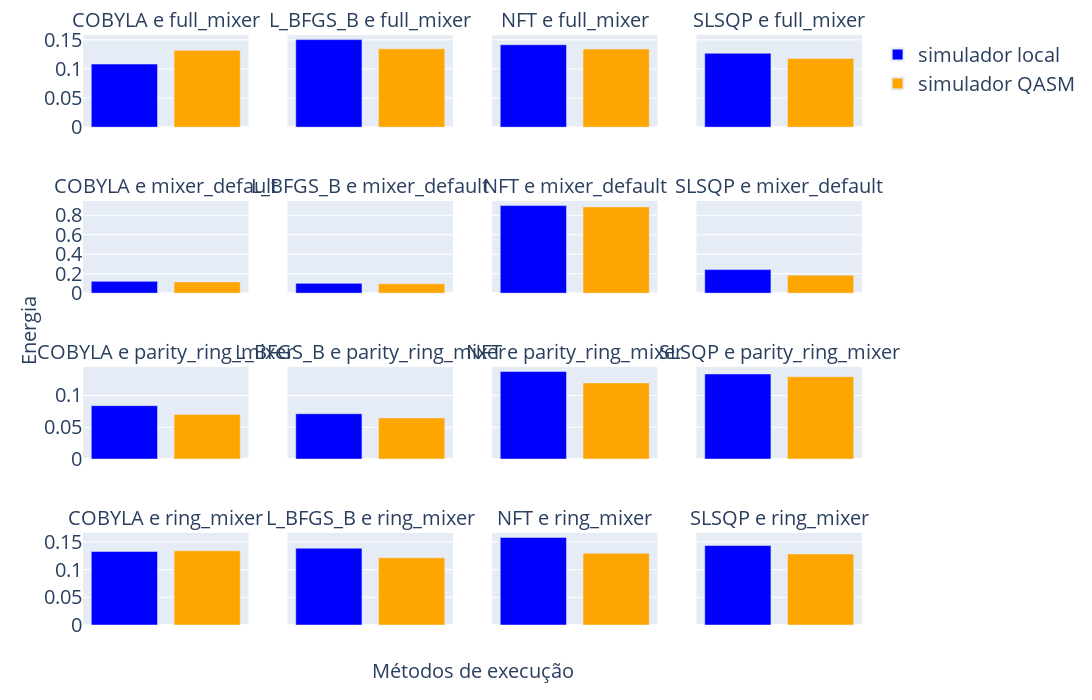

Here is the notebook cell this chart was saved with:
### Code cell
copia_resultados_qaoa_4 = resultados_qaoa_4.copy()

combinacoes = [f"{otimizador} e {mixer}" for otimizador, mixer in copia_resultados_qaoa_4.index.unique()]
cores = {'probabilidade_valor_otimo': 'blue', 'probabilidade_valor_otimo_simulador': 'orange', 'probabilidade_valor_otimo_computador_quantico':'cyan'}
nomes = {'probabilidade_valor_otimo': 'simulador local', 'probabilidade_valor_otimo_simulador': 'simulador QASM', 'probabilidade_valor_otimo_computador_quantico':'IBM Brisbane'}
cols_appeared = []

fig = make_subplots(rows=4, cols=4, subplot_titles=combinacoes, 
                    x_title='Métodos de execução', y_title='Energia', 
                    shared_xaxes=True, shared_yaxes=True,)

for i, (otimizador, mixer) in enumerate(copia_resultados_qaoa_4.index.unique()):

    df_subset = copia_resultados_qaoa_4.loc[
        (copia_resultados_qaoa_4.index.get_level_values(0) == otimizador) &
        (copia_resultados_qaoa_4.index.get_level_values(1) == mixer)
    ]

    valores = df_subset[['probabilidade_valor_otimo', 'probabilidade_valor_otimo_simulador']]

    for idx, col in enumerate(valores.columns):
        nome_fig = f'{otimizador}-{mixer}-{col}'
        legenda_bool = False

        if not col in cols_appeared:
            nome_fig = f'{nomes[col]}'
            legenda_bool = True
        
        fig.add_trace(
            go.Bar(x=[col], 
                    y=[valores[col].values[0]],
                    name=nome_fig,
                    marker_color=cores[col],
                    showlegend=legenda_bool),
            row=(i // 4) + 1,
            col=(i % 4) + 1
        )
        cols_appeared.append(col)

        fig.update_xaxes(showticklabels=False, title_text='', row=(i // 4) + 1, col=(i % 4) + 1)

fig.update_layout(
                  showlegend=True,
                  xaxis_title='',
                  yaxis_title='',
                  width = 2200,
                  height = 700,
                  font = dict(size=20),
                  legend_itemsizing="constant",
                  margin = dict(l=35, r=35, t=35, b=75),
                  )

fig.update_annotations(font_size=20)

nome_figura = f"figuras_dados/qaoa_4_comparacao_probabilidade_metodos_mesmo_y.png"
fig.write_image(nome_figura, width=2200, height=700)

fig.show()

### Figure 1 — Plotly figure (JSON) as saved in the notebook; plotly's stock layout.template omitted (floating-point values rounded to 4 significant figures)
{"data": [{"marker": {"color": "blue"}, "name": "simulador local", "showlegend": true, "type": "bar", "x": ["probabilidade_valor_otimo"], "xaxis": "x", "y": [0.1084], "yaxis": "y"}, {"marker": {"color": "orange"}, "name": "simulador QASM", "showlegend": true, "type": "bar", "x": ["probabilidade_valor_otimo_simulador"], "xaxis": "x", "y": [0.132], "yaxis": "y"}, {"marker": {"color": "blue"}, "name": "L_BFGS_B-full_mixer-probabilidade_valor_otimo", "showlegend": false, "type": "bar", "x": ["probabilidade_valor_otimo"], "xaxis": "x2", "y": [0.1504], "yaxis": "y2"}, {"marker": {"color": "orange"}, "name": "L_BFGS_B-full_mixer-probabilidade_valor_otimo_simulador", "showlegend": false, "type": "bar", "x": ["probabilidade_valor_otimo_simulador"], "xaxis": "x2", "y": [0.1345], "yaxis": "y2"}, {"marker": {"color": "blue"}, "name": "NFT-full_mixer-probabilidade_valor_otimo", "showlegend": false, "type": "bar", "x": ["probabilidade_valor_otimo"], "xaxis": "x3", "y": [0.1416], "yaxis": "y3"}, {"marker": {"color": "orange"}, "name": "NFT-full_mixer-probabilidade_valor_otimo_simulador", "showlegend": false, "type": "bar", "x": ["probabilidade_valor_otimo_simulador"], "xaxis": "x3", "y": [0.1343], "yaxis": "y3"}, {"marker": {"color": "blue"}, "name": "SLSQP-full_mixer-probabilidade_valor_otimo", "showlegend": false, "type": "bar", "x": ["probabilidade_valor_otimo"], "xaxis": "x4", "y": [0.127], "yaxis": "y4"}, {"marker": {"color": "orange"}, "name": "SLSQP-full_mixer-probabilidade_valor_otimo_simulador", "showlegend": false, "type": "bar", "x": ["probabilidade_valor_otimo_simulador"], "xaxis": "x4", "y": [0.118], "yaxis": "y4"}, {"marker": {"color": "blue"}, "name": "COBYLA-mixer_default-probabilidade_valor_otimo", "showlegend": false, "type": "bar", "x": ["probabilidade_valor_otimo"], "xaxis": "x5", "y": [0.1211], "yaxis": "y5"}, {"marker": {"color": "orange"}, "name": "COBYLA-mixer_default-probabilidade_valor_otimo_simulador", "showlegend": false, "type": "bar", "x": ["probabilidade_valor_otimo_simulador"], "xaxis": "x5", "y": [0.1155], "yaxis": "y5"}, {"marker": {"color": "blue"}, "name": "L_BFGS_B-mixer_default-probabilidade_valor_otimo", "showlegend": false, "type": "bar", "x": ["probabilidade_valor_otimo"], "xaxis": "x6", "y": [0.1006], "yaxis": "y6"}, {"marker": {"color": "orange"}, "name": "L_BFGS_B-mixer_default-probabilidade_valor_otimo_simulador", "showlegend": false, "type": "bar", "x": ["probabilidade_valor_otimo_simulador"], "xaxis": "x6", "y": [0.09725], "yaxis": "y6"}, {"marker": {"color": "blue"}, "name": "NFT-mixer_default-probabilidade_valor_otimo", "showlegend": false, "type": "bar", "x": ["probabilidade_valor_otimo"], "xaxis": "x7", "y": [0.9004], "yaxis": "y7"}, {"marker": {"color": "orange"}, "name": "NFT-mixer_default-probabilidade_valor_otimo_simulador", "showlegend": false, "type": "bar", "x": ["probabilidade_valor_otimo_simulador"], "xaxis": "x7", "y": [0.8868], "yaxis": "y7"}, {"marker": {"color": "blue"}, "name": "SLSQP-mixer_default-probabilidade_valor_otimo", "showlegend": false, "type": "bar", "x": ["probabilidade_valor_otimo"], "xaxis": "x8", "y": [0.2422], "yaxis": "y8"}, {"marker": {"color": "orange"}, "name": "SLSQP-mixer_default-probabilidade_valor_otimo_simulador", "showlegend": false, "type": "bar", "x": ["probabilidade_valor_otimo_simulador"], "xaxis": "x8", "y": [0.1845], "yaxis": "y8"}, {"marker": {"color": "blue"}, "name": "COBYLA-parity_ring_mixer-probabilidade_valor_otimo", "showlegend": false, "type": "bar", "x": ["probabilidade_valor_otimo"], "xaxis": "x9", "y": [0.08398], "yaxis": "y9"}, {"marker": {"color": "orange"}, "name": "COBYLA-parity_ring_mixer-probabilidade_valor_otimo_simulador", "showlegend": false, "type": "bar", "x": ["probabilidade_valor_otimo_simulador"], "xaxis": "x9", "y": [0.07025], "yaxis": "y9"}, {"marker": {"color": "blue"}, "name": "L_BFGS_B-parity_ring_mixer-probabilidade_valor_otimo", "showlegend": false, "type": "bar", "x": ["probabilidade_valor_otimo"], "xaxis": "x10", "y": [0.07129], "yaxis": "y10"}, {"marker": {"color": "orange"}, "name": "L_BFGS_B-parity_ring_mixer-probabilidade_valor_otimo_simulador", "showlegend": false, "type": "bar", "x": ["probabilidade_valor_otimo_simulador"], "xaxis": "x10", "y": [0.06475], "yaxis": "y10"}, {"marker": {"color": "blue"}, "name": "NFT-parity_ring_mixer-probabilidade_valor_otimo", "showlegend": false, "type": "bar", "x": ["probabilidade_valor_otimo"], "xaxis": "x11", "y": [0.1377], "yaxis": "y11"}, {"marker": {"color": "orange"}, "name": "NFT-parity_ring_mixer-probabilidade_valor_otimo_simulador", "showlegend": false, "type": "bar", "x": ["probabilidade_valor_otimo_simulador"], "xaxis": "x11", "y": [0.1197], "yaxis": "y11"}, {"marker": {"color": "blue"}, "name": "SLSQP-parity_ring_mixer-probabilidade_valor_otimo", "showlegend": false, "type": "bar", "x": ["probabilidade_valor_otimo"], "xaxis": "x12", "y": [0.1338], "yaxis": "y12"}, {"marker": {"color": "orange"}, "name": "SLSQP-parity_ring_mixer-probabilidade_valor_otimo_simulador", "showlegend": false, "type": "bar", "x": ["probabilidade_valor_otimo_simulador"], "xaxis": "x12", "y": [0.1295], "yaxis": "y12"}, {"marker": {"color": "blue"}, "name": "COBYLA-ring_mixer-probabilidade_valor_otimo", "showlegend": false, "type": "bar", "x": ["probabilidade_valor_otimo"], "xaxis": "x13", "y": [0.1328], "yaxis": "y13"}, {"marker": {"color": "orange"}, "name": "COBYLA-ring_mixer-probabilidade_valor_otimo_simulador", "showlegend": false, "type": "bar", "x": ["probabilidade_valor_otimo_simulador"], "xaxis": "x13", "y": [0.134], "yaxis": "y13"}, {"marker": {"color": "blue"}, "name": "L_BFGS_B-ring_mixer-probabilidade_valor_otimo", "showlegend": false, "type": "bar", "x": ["probabilidade_valor_otimo"], "xaxis": "x14", "y": [0.1387], "yaxis": "y14"}, {"marker": {"color": "orange"}, "name": "L_BFGS_B-ring_mixer-probabilidade_valor_otimo_simulador", "showlegend": false, "type": "bar", "x": ["probabilidade_valor_otimo_simulador"], "xaxis": "x14", "y": [0.1215], "yaxis": "y14"}, {"marker": {"color": "blue"}, "name": "NFT-ring_mixer-probabilidade_valor_otimo", "showlegend": false, "type": "bar", "x": ["probabilidade_valor_otimo"], "xaxis": "x15", "y": [0.1582], "yaxis": "y15"}, {"marker": {"color": "orange"}, "name": "NFT-ring_mixer-probabilidade_valor_otimo_simulador", "showlegend": false, "type": "bar", "x": ["probabilidade_valor_otimo_simulador"], "xaxis": "x15", "y": [0.1295], "yaxis": "y15"}, {"marker": {"color": "blue"}, "name": "SLSQP-ring_mixer-probabilidade_valor_otimo", "showlegend": false, "type": "bar", "x": ["probabilidade_valor_otimo"], "xaxis": "x16", "y": [0.1436], "yaxis": "y16"}, {"marker": {"color": "orange"}, "name": "SLSQP-ring_mixer-probabilidade_valor_otimo_simulador", "showlegend": false, "type": "bar", "x": ["probabilidade_valor_otimo_simulador"], "xaxis": "x16", "y": [0.1283], "yaxis": "y16"}], "layout": {"annotations": [{"font": {"size": 20}, "showarrow": false, "text": "COBYLA e full_mixer", "x": 0.1062, "xanchor": "center", "xref": "paper", "y": 1, "yanchor": "bottom", "yref": "paper"}, {"font": {"size": 20}, "showarrow": false, "text": "L_BFGS_B e full_mixer", "x": 0.3688, "xanchor": "center", "xref": "paper", "y": 1, "yanchor": "bottom", "yref": "paper"}, {"font": {"size": 20}, "showarrow": false, "text": "NFT e full_mixer", "x": 0.6313, "xanchor": "center", "xref": "paper", "y": 1, "yanchor": "bottom", "yref": "paper"}, {"font": {"size": 20}, "showarrow": false, "text": "SLSQP e full_mixer", "x": 0.8938, "xanchor": "center", "xref": "paper", "y": 1, "yanchor": "bottom", "yref": "paper"}, {"font": {"size": 20}, "showarrow": false, "text": "COBYLA e mixer_default", "x": 0.1062, "xanchor": "center", "xref": "paper", "y": 0.7188, "yanchor": "bottom", "yref": "paper"}, {"font": {"size": 20}, "showarrow": false, "text": "L_BFGS_B e mixer_default", "x": 0.3688, "xanchor": "center", "xref": "paper", "y": 0.7188, "yanchor": "bottom", "yref": "paper"}, {"font": {"size": 20}, "showarrow": false, "text": "NFT e mixer_default", "x": 0.6313, "xanchor": "center", "xref": "paper", "y": 0.7188, "yanchor": "bottom", "yref": "paper"}, {"font": {"size": 20}, "showarrow": false, "text": "SLSQP e mixer_default", "x": 0.8938, "xanchor": "center", "xref": "paper", "y": 0.7188, "yanchor": "bottom", "yref": "paper"}, {"font": {"size": 20}, "showarrow": false, "text": "COBYLA e parity_ring_mixer", "x": 0.1062, "xanchor": "center", "xref": "paper", "y": 0.4375, "yanchor": "bottom", "yref": "paper"}, {"font": {"size": 20}, "showarrow": false, "text": "L_BFGS_B e parity_ring_mixer", "x": 0.3688, "xanchor": "center", "xref": "paper", "y": 0.4375, "yanchor": "bottom", "yref": "paper"}, {"font": {"size": 20}, "showarrow": false, "text": "NFT e parity_ring_mixer", "x": 0.6313, "xanchor": "center", "xref": "paper", "y": 0.4375, "yanchor": "bottom", "yref": "paper"}, {"font": {"size": 20}, "showarrow": false, "text": "SLSQP e parity_ring_mixer", "x": 0.8938, "xanchor": "center", "xref": "paper", "y": 0.4375, "yanchor": "bottom", "yref": "paper"}, {"font": {"size": 20}, "showarrow": false, "text": "COBYLA e ring_mixer", "x": 0.1062, "xanchor": "center", "xref": "paper", "y": 0.1562, "yanchor": "bottom", "yref": "paper"}, {"font": {"size": 20}, "showarrow": false, "text": "L_BFGS_B e ring_mixer", "x": 0.3688, "xanchor": "center", "xref": "paper", "y": 0.1562, "yanchor": "bottom", "yref": "paper"}, {"font": {"size": 20}, "showarrow": false, "text": "NFT e ring_mixer", "x": 0.6313, "xanchor": "center", "xref": "paper", "y": 0.1562, "yanchor": "bottom", "yref": "paper"}, {"font": {"size": 20}, "showarrow": false, "text": "SLSQP e ring_mixer", "x": 0.8938, "xanchor": "center", "xref": "paper", "y": 0.1562, "yanchor": "bottom", "yref": "paper"}, {"font": {"size": 20}, "showarrow": false, "text": "Métodos de execução", "x": 0.5, "xanchor": "center", "xref": "paper", "y": 0, "yanchor": "top", "yref": "paper", "yshift": -30}, {"font": {"size": 20}, "showarrow": false, "text": "Energia", "textangle": -90, "x": 0, "xanchor": "right", "xref": "paper", "xshift": -40, "y": 0.5, "yanchor": "middle", "yref": "paper"}], "font": {"size": 20}, "height": 700, "legend": {"itemsizing": "constant"}, "margin": {"b": 75, "l": 35, "r": 35, "t": 35}, "showlegend": true, "width": 2200, "xaxis": {"anchor": "y", "domain": [0, 0.2125], "matches": "x13", "showticklabels": false, "title": {"text": ""}}, "xaxis10": {"anchor": "y10", "domain": [0.2625, 0.475], "matches": "x14", "showticklabels": false, "title": {"text": ""}}, "xaxis11": {"anchor": "y11", "domain": [0.525, 0.7375], "matches": "x15", "showticklabels": false, "title": {"text": ""}}, "xaxis12": {"anchor": "y12", "domain": [0.7875, 1], "matches": "x16", "showticklabels": false, "title": {"text": ""}}, "xaxis13": {"anchor": "y13", "domain": [0, 0.2125], "showticklabels": false, "title": {"text": ""}}, "xaxis14": {"anchor": "y14", "domain": [0.2625, 0.475], "showticklabels": false, "title": {"text": ""}}, "xaxis15": {"anchor": "y15", "domain": [0.525, 0.7375], "showticklabels": false, "title": {"text": ""}}, "xaxis16": {"anchor": "y16", "domain": [0.7875, 1], "showticklabels": false, "title": {"text": ""}}, "xaxis2": {"anchor": "y2", "domain": [0.2625, 0.475], "matches": "x14", "showticklabels": false, "title": {"text": ""}}, "xaxis3": {"anchor": "y3", "domain": [0.525, 0.7375], "matches": "x15", "showticklabels": false, "title": {"text": ""}}, "xaxis4": {"anchor": "y4", "domain": [0.7875, 1], "matches": "x16", "showticklabels": false, "title": {"text": ""}}, "xaxis5": {"anchor": "y5", "domain": [0, 0.2125], "matches": "x13", "showticklabels": false, "title": {"text": ""}}, "xaxis6": {"anchor": "y6", "domain": [0.2625, 0.475], "matches": "x14", "showticklabels": false, "title": {"text": ""}}, "xaxis7": {"anchor": "y7", "domain": [0.525, 0.7375], "matches": "x15", "showticklabels": false, "title": {"text": ""}}, "xaxis8": {"anchor": "y8", "domain": [0.7875, 1], "matches": "x16", "showticklabels": false, "title": {"text": ""}}, "xaxis9": {"anchor": "y9", "domain": [0, 0.2125], "matches": "x13", "showticklabels": false, "title": {"text": ""}}, "yaxis": {"anchor": "x", "domain": [0.8438, 1], "title": {"text": ""}}, "yaxis10": {"anchor": "x10", "domain": [0.2812, 0.4375], "matches": "y9", "showticklabels": false}, "yaxis11": {"anchor": "x11", "domain": [0.2812, 0.4375], "matches": "y9", "showticklabels": false}, "yaxis12": {"anchor": "x12", "domain": [0.2812, 0.4375], "matches": "y9", "showticklabels": false}, "yaxis13": {"anchor": "x13", "domain": [0, 0.1562]}, "yaxis14": {"anchor": "x14", "domain": [0, 0.1562], "matches": "y13", "showticklabels": false}, "yaxis15": {"anchor": "x15", "domain": [0, 0.1562], "matches": "y13", "showticklabels": false}, "yaxis16": {"anchor": "x16", "domain": [0, 0.1562], "matches": "y13", "showticklabels": false}, "yaxis2": {"anchor": "x2", "domain": [0.8438, 1], "matches": "y", "showticklabels": false}, "yaxis3": {"anchor": "x3", "domain": [0.8438, 1], "matches": "y", "showticklabels": false}, "yaxis4": {"anchor": "x4", "domain": [0.8438, 1], "matches": "y", "showticklabels": false}, "yaxis5": {"anchor": "x5", "domain": [0.5625, 0.7188]}, "yaxis6": {"anchor": "x6", "domain": [0.5625, 0.7188], "matches": "y5", "showticklabels": false}, "yaxis7": {"anchor": "x7", "domain": [0.5625, 0.7188], "matches": "y5", "showticklabels": false}, "yaxis8": {"anchor": "x8", "domain": [0.5625, 0.7188], "matches": "y5", "showticklabels": false}, "yaxis9": {"anchor": "x9", "domain": [0.2812, 0.4375]}}}
